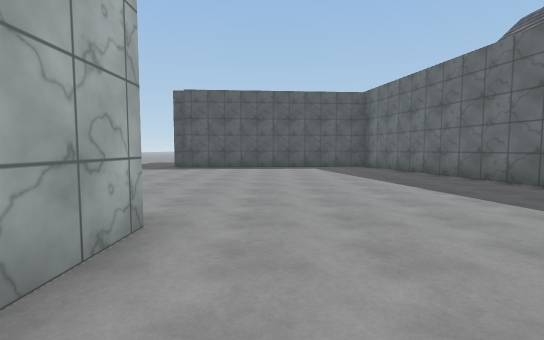
[1] (above)

24 first-person views from a walk through a Unity game level. The camera is 1.4 m above the floor, tilts 4° down and sees 85° across. The floor is counted in squares, 2 m on a side. Each view is taken from the middle of a square. On the plan, view 1 faces up. The plan holds only what a view shows up to about 10 squares ahead; the rest is blank. The place goes on beyond the plan. Some surface patterns are stand-ins.

[2]
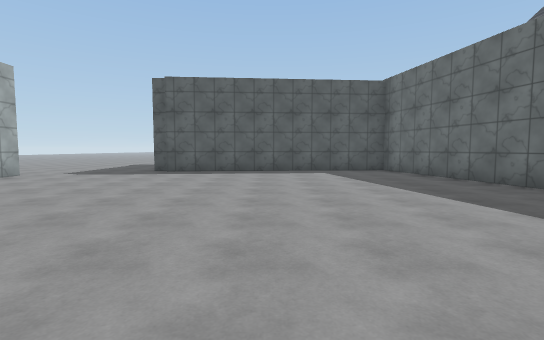

[3]
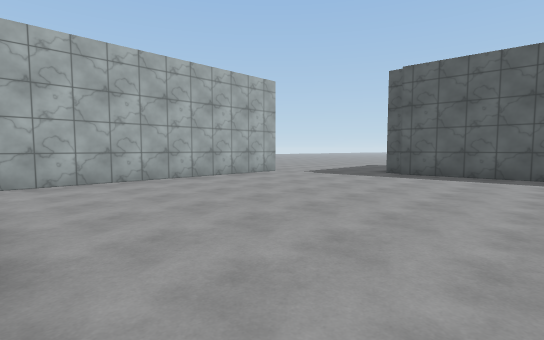

[4]
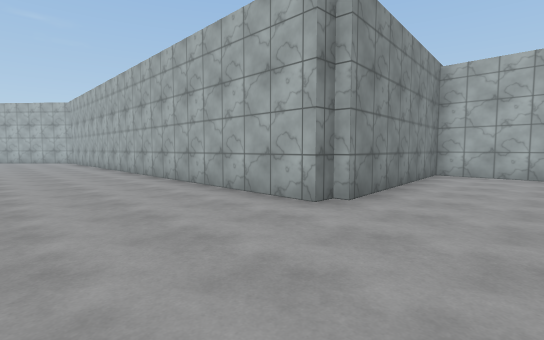

[5]
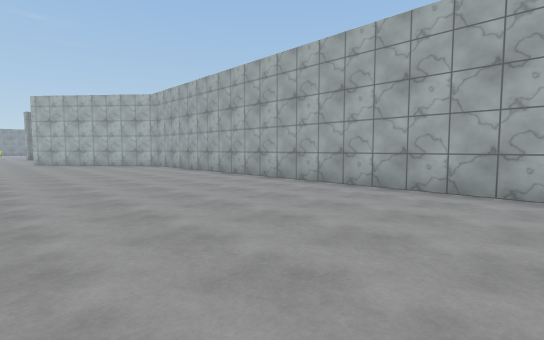

[6]
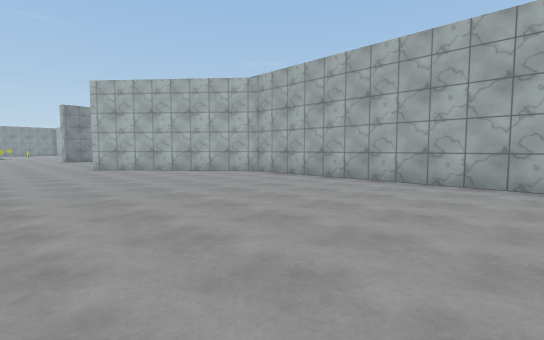

[7]
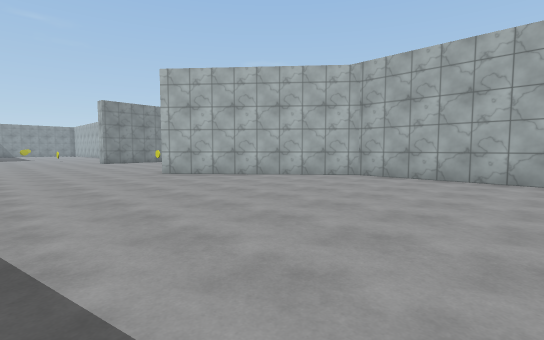

[8]
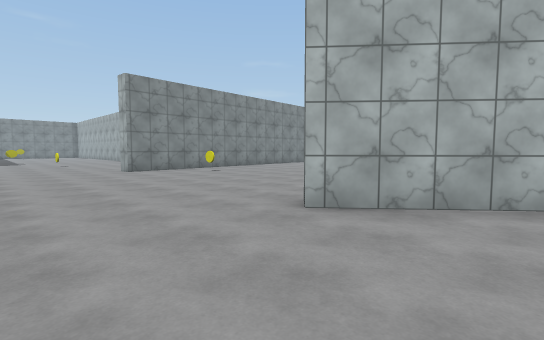

[9]
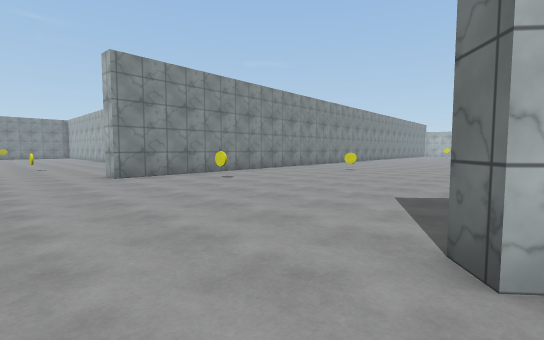

[10]
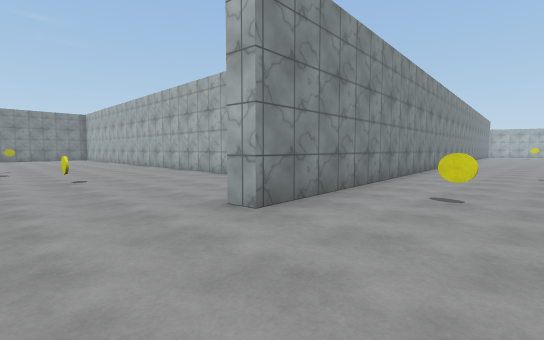

[11]
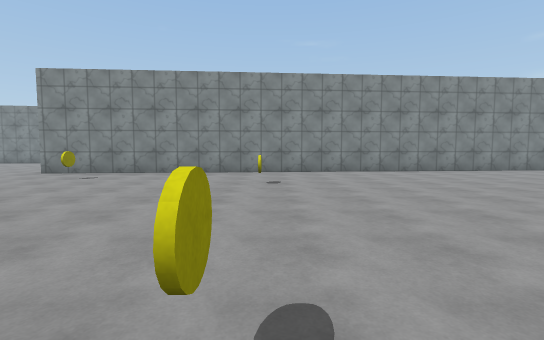

[12]
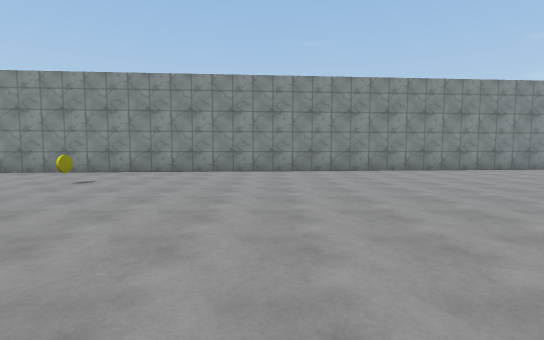

[13]
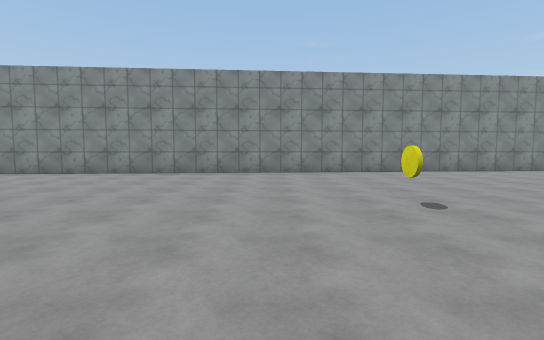

[14]
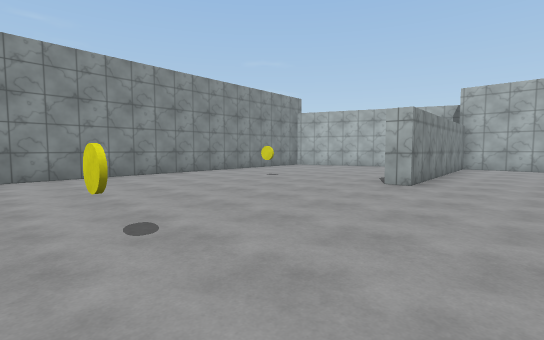

[15]
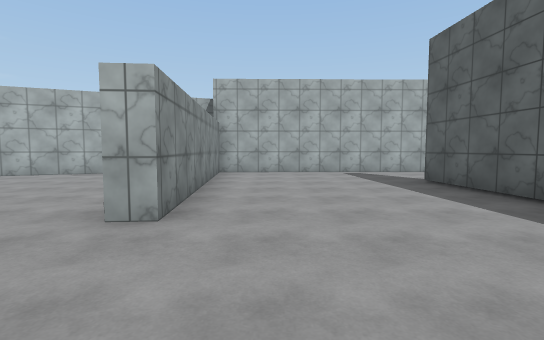

[16]
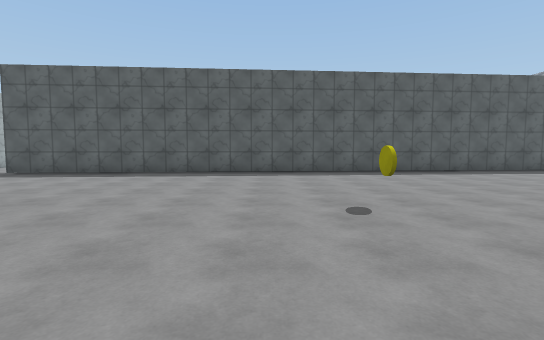

[17]
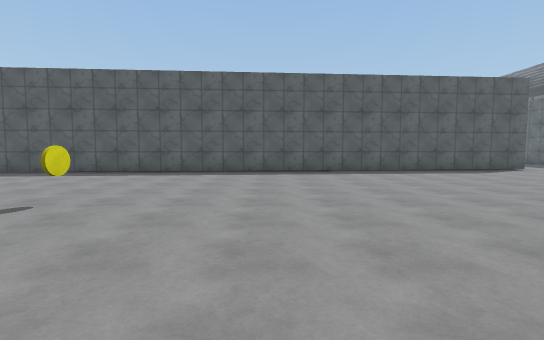

[18]
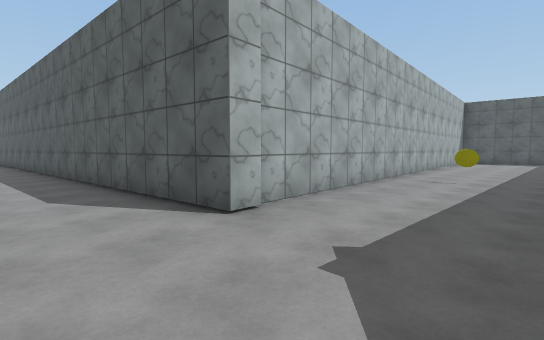

[19]
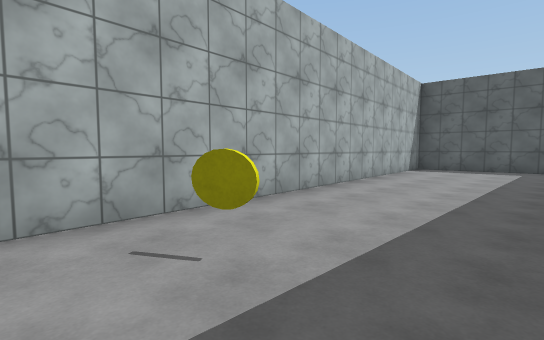

[20]
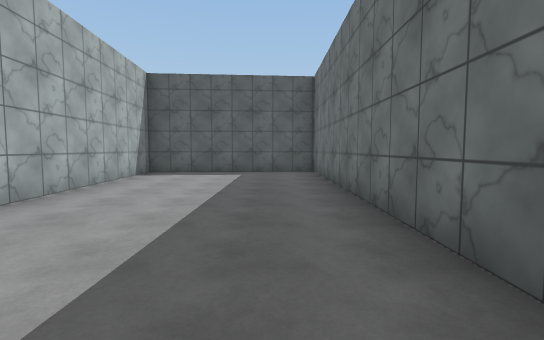

[21]
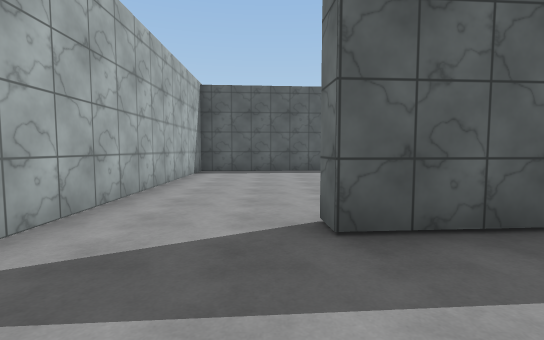

[22]
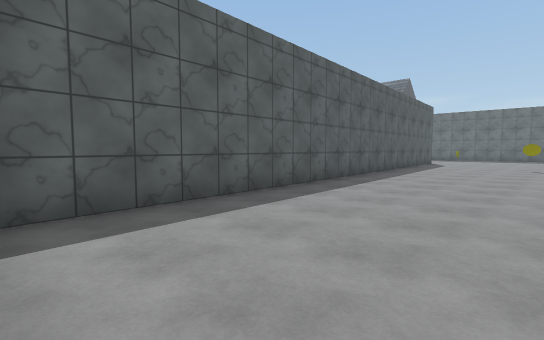

[23]
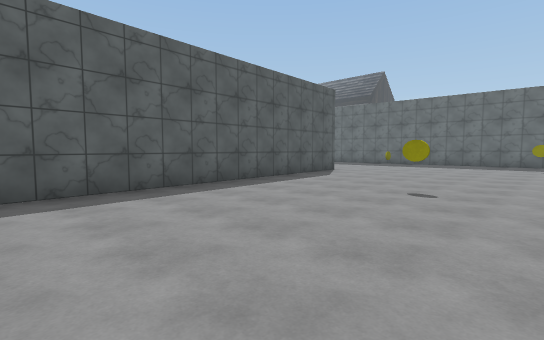

[24]
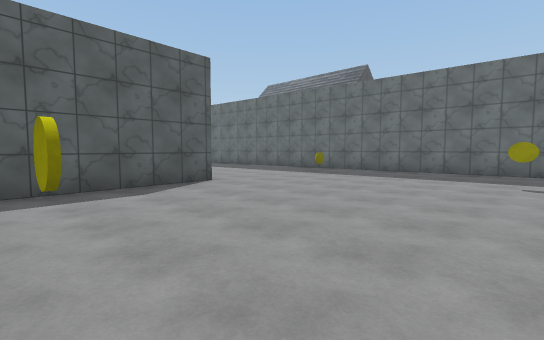

### Floor plan
Points are (right, up) in squares from view 1. A wall is a line through its corners. A room is listed if a view was taken in it or the views show most of it. See-through windows are left out.
Room 1 (views 1, 2, 3, 4, 5, 6, 7, 8, 9, 10, 11, 12, 13, 14, 15, 16, 17, 18, 19, 20, 21)
walls: (-5.6, -12.5) (-5.6, -13.1) (-25.5, -14.6); (-1.8, -5.7) (-1.7, 2.4) (-6.7, 2) (-5.8, -12.4); (-1.7, 2.7) (-1.2, 2.6) (-1.3, -12) (2.2, -16.2) (1.8, -16.6); (-1.1, -27.8) (-1.1, -30.1); (5.1, 5.5) (3.8, 11.9) (-3.4, 11.4); (-6.7, 10) (-6.7, 2.5) (-1.6, 2.9); (-23.8, -25.6) (1.7, -23.6) (1.7, -24.1); (-28.1, -14.5) (-28, -19.6) (-21.8, -19.1) (-21.8, -19.7); (-3.3, 11.6) (-3.9, 11.6); (-27.6, -22.8) (-26.7, -25.1)
ways out: opening at (-26.5, -14) to room 2; opening at (-5.5, 11.5)
objects: other object (-21, -23); yellow coin (-17, -19); yellow coin (-5, -21); yellow coin (-5, -16); yellow coin (-4, -8); yellow coin (0, -22); other object (3, -28)
Room 2 (views 22, 23, 24)
walls: (-12.2, -6.3) (-28.3, -7.5) (-28.3, -8.1); (-6.3, -11.6) (-6.6, -7.1); (-28.2, -11.1) (-28.1, -14.5); (-25.5, -14.6) (-25.5, -14.1)
ways out: opening at (-26.5, -14) to room 1
objects: yellow coin (-16, -10); yellow coin (-9, -11); other object (-8, -6)

Positions as (right, up) in squares from view 1, and headings:
1: (0, 0), facing up
2: (0, 2), facing up
3: (0, 3), facing up-left
4: (2, 5), facing down-left
5: (4, 0), facing down-left
6: (5, -5), facing down-left
7: (6, -8), facing down-left
8: (5, -14), facing down-left
9: (4, -16), facing down-left
10: (4, -21), facing down-left
11: (-5, -15), facing down
12: (-9, -15), facing down
13: (-15, -16), facing down
14: (-16, -17), facing down-left
15: (-19, -18), facing left
16: (-18, -23), facing up
17: (-14, -23), facing up
18: (-3, -15), facing up-left
19: (-3, -9), facing up-left
20: (-3, -7), facing up
21: (-26, -17), facing up
22: (-28, -11), facing up-right
23: (-21, -12), facing up-right
24: (-16, -12), facing up-right
